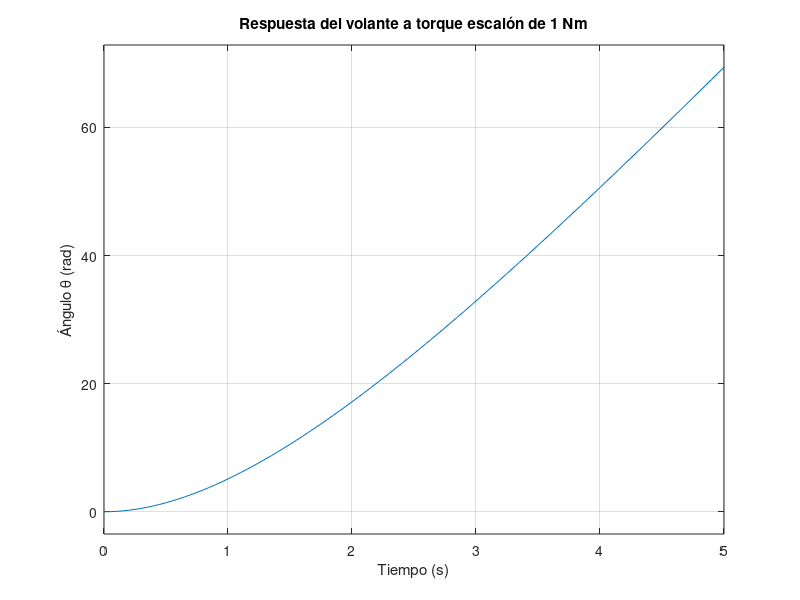

MATLAB code for this plot:
%% ================================================
%  PROYECTO: MPC VOLANTE HÁPTICO
%  Paso 2: Modelo del sistema en espacio de estados
%% ================================================
clear; clc;

%% --- PARÁMETROS FÍSICOS (estimados) ---
J = 0.08;       % Inercia rotacional total    [kg·m²]
b = 0.05;       % Fricción viscosa total      [N·m·s/rad]

% Cuando tengas el volante real, reemplaza estos valores
% con los identificados experimentalmente

%% --- ESPACIO DE ESTADOS CONTINUO ---
% Estado:   x = [theta; theta_punto]
% Entrada:  u = tau (torque del motor)
% Salida:   y = theta (ángulo medido por encoder)

A = [0,      1;
     0,   -b/J];

B = [0;
     1/J];

C = [1, 0];
D = 0;

sys_c = ss(A, B, C, D, ...
    'StateName',  {'Angulo (rad)', 'Velocidad (rad/s)'}, ...
    'InputName',  {'Torque (Nm)'}, ...
    'OutputName', {'Angulo (rad)'});

disp('=== MODELO CONTINUO (ESPACIO DE ESTADOS) ===')
sys_c

%% --- FUNCIÓN DE TRANSFERENCIA CONTINUA ---
% Partiendo de la ecuación dinámica del volante:
%
%     J*theta_2punto + b*theta_punto = tau
%
% Aplicando Laplace (condiciones iniciales nulas):
%
%     J*s^2*Theta(s) + b*s*Theta(s) = Tau(s)
%
% Función de transferencia Theta(s)/Tau(s):
%
%     G(s) = 1 / (J*s^2 + b*s)

fprintf('\n')
disp('=== DERIVACIÓN DE LA FUNCIÓN DE TRANSFERENCIA ===')
fprintf('Ecuación dinámica del volante:\n')
fprintf('    J*theta_2punto(t) + b*theta_punto(t) = tau(t)\n\n')
fprintf('Con J = %.4f kg·m^2 y b = %.4f N·m·s/rad:\n\n', J, b)
fprintf('Aplicando la Transformada de Laplace (C.I. = 0):\n')
fprintf('    (%.4f*s^2 + %.4f*s) * Theta(s) = Tau(s)\n\n', J, b)
fprintf('Función de transferencia G(s) = Theta(s) / Tau(s):\n\n')
fprintf('              1\n')
fprintf('    G(s) = -------------\n')
fprintf('           J*s^2 + b*s\n\n')
fprintf('Sustituyendo valores numéricos:\n\n')
fprintf('              1\n')
fprintf('    G(s) = -----------------\n')
fprintf('           %.4f*s^2 + %.4f*s\n\n', J, b)

% Numerador y denominador de la FT (a partir de J y b)
num = 1;
den = [J, b, 0];

sys_tf = tf(num, den, ...
    'InputName',  'Torque (Nm)', ...
    'OutputName', 'Angulo (rad)');

disp('=== MODELO CONTINUO (FUNCIÓN DE TRANSFERENCIA) ===')
sys_tf

% También obtenida directamente a partir del modelo en espacio de estados
% (debe coincidir con sys_tf, es solo una verificación cruzada)
sys_tf_check = tf(sys_c);
disp('=== VERIFICACIÓN: FT obtenida desde ss(sys_c) ===')
sys_tf_check

% --- Información detallada de la FT (polos, ceros, ganancia, DC gain) ---
[zeros_tf, poles_tf, k_tf] = zpkdata(sys_tf, 'v');

fprintf('\n')
disp('=== CARACTERÍSTICAS DE LA FUNCIÓN DE TRANSFERENCIA ===')
fprintf('Numerador:            [%s]\n', num2str(num))
fprintf('Denominador:          [%s]\n', num2str(den))
fprintf('Ganancia (k):         %.6f\n', k_tf)
if isempty(zeros_tf)
    fprintf('Ceros:                Ninguno\n')
else
    fprintf('Ceros:                %s\n', num2str(zeros_tf.'))
end
fprintf('Polos:                %s\n', num2str(poles_tf.'))
fprintf('Orden del sistema:    %d\n', length(poles_tf))
fprintf('Ganancia DC:          %.6f  (infinita si hay polo en s=0 -> tipo integrador)\n', dcgain(sys_tf))
fprintf('\n')
fprintf('Interpretación de los polos:\n')
fprintf('  - Polo en s = 0        -> integrador puro (el ángulo integra la velocidad)\n')
fprintf('  - Polo en s = -b/J = %.4f rad/s -> dinámica de primer orden en velocidad\n', -b/J)
fprintf('  - Constante de tiempo asociada: tau = J/b = %.4f s\n', J/b)

%% --- DISCRETIZACIÓN ---
Ts = 0.05;
sys_d = c2d(sys_c, Ts, 'zoh');

disp('=== MODELO DISCRETO (Ts = 0.01s) — ESPACIO DE ESTADOS ===')
sys_d

%% --- FUNCIÓN DE TRANSFERENCIA DISCRETA ---
sys_tf_d = c2d(sys_tf, Ts, 'zoh');

disp('=== MODELO DISCRETO — FUNCIÓN DE TRANSFERENCIA ===')
sys_tf_d

[zeros_tf_d, poles_tf_d, k_tf_d] = zpkdata(sys_tf_d, 'v');

fprintf('\n')
disp('=== CARACTERÍSTICAS DE LA FUNCIÓN DE TRANSFERENCIA DISCRETA ===')
fprintf('Periodo de muestreo (Ts): %.4f s\n', Ts)
fprintf('Ganancia (k):              %.6f\n', k_tf_d)
if isempty(zeros_tf_d)
    fprintf('Ceros:                     Ninguno\n')
else
    fprintf('Ceros:                     %s\n', num2str(zeros_tf_d.'))
end
fprintf('Polos:                     %s\n', num2str(poles_tf_d.'))
fprintf('\n')
fprintf('Interpretación de los polos discretos:\n')
fprintf('  - Polo en z = 1                 -> integrador puro discreto (arrastrado del polo continuo en s=0)\n')
fprintf('  - Polo en z = exp(-b/J * Ts) = %.6f -> dinámica de velocidad discretizada (ZOH)\n', exp(-b/J*Ts))

%% --- VERIFICACIÓN: Respuesta al escalón ---
figure;
step(sys_c, 5);
title('Respuesta del volante a torque escalón de 1 Nm');
xlabel('Tiempo (s)');
ylabel('Ángulo \theta (rad)');
grid on;
